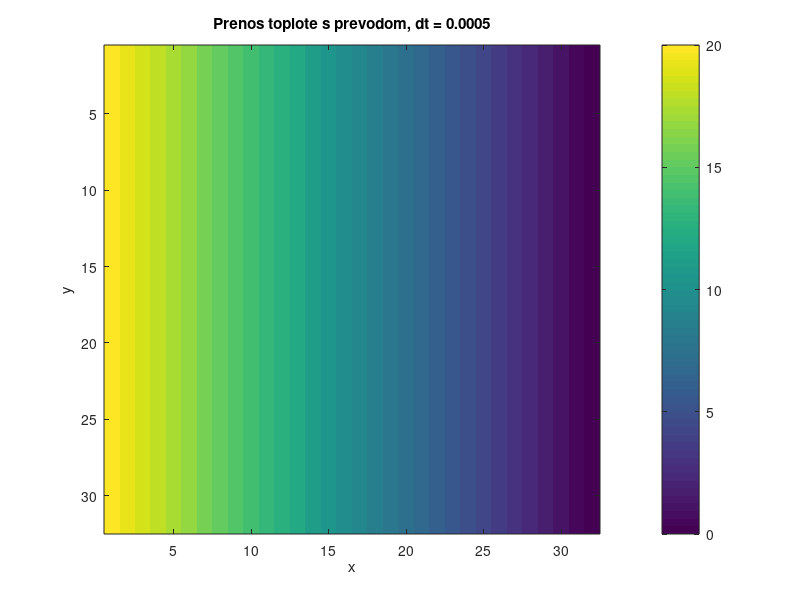

The MATLAB script that drew this image:
%Prenos toplote s prevodom

clc
clear 

nx=30;ny=30; dt=0.0005; nstep=2000; h=1/nx;
T=zeros(nx+2,ny+2); k=0.00019; 
time=0;

for is=1:nstep
%rp
    nT(1:nx+2,1)=20; %lev rob T=20
    nT(1:nx+2,ny+2)=zeros; %desni rob T=0
        for i=2:nx+1
            for j=2:ny+1
                nT(i,j)=T(i,j)+k*(1/h^2)*(T(i,j+1)+T(i,j-1)+T(i+1,j)+T(i-1,j)-4*T(i,j));
            end
        end
        nT(1,2:ny+1)=nT(2,2:ny+1); %ni prenosa toplote skozi roba zgori
        nT(nx+2,2:ny+1)=nT(nx,2:ny+1); %ni prenosa toplote skozi roba spodi
        T=nT; % kot vhodni podatek za temperaturo dolocimo trenutno vrednost temperature
        time=time+dt;
end

% plot
figure (1)
P=imagesc(T);
title(sprintf('Prenos toplote s prevodom, dt = %0.4f',dt));
xlabel('x'); ylabel('y');
colorbar
% set(gca,’ytick’,[]); set(gca,’xtick’,[]); %brez oznake o elementih na x in y osi